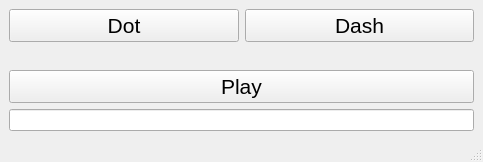
<?xml version="1.0" encoding="UTF-8"?>
<ui version="4.0">
 <class>MainWindow</class>
 <widget class="QMainWindow" name="MainWindow">
  <property name="geometry">
   <rect>
    <x>0</x>
    <y>0</y>
    <width>483</width>
    <height>162</height>
   </rect>
  </property>
  <property name="windowTitle">
   <string>Morse CODE</string>
  </property>
  <widget class="QWidget" name="centralwidget">
   <layout class="QGridLayout" name="gridLayout">
    <item row="2" column="0">
     <layout class="QVBoxLayout" name="verticalLayout">
      <item>
       <widget class="QPushButton" name="pushButton_play">
        <property name="font">
         <font>
          <pointsize>16</pointsize>
         </font>
        </property>
        <property name="text">
         <string>Play</string>
        </property>
        <property name="autoDefault">
         <bool>false</bool>
        </property>
       </widget>
      </item>
      <item>
       <widget class="QLineEdit" name="lineEdit_read_symbol"/>
      </item>
     </layout>
    </item>
    <item row="0" column="0">
     <layout class="QHBoxLayout" name="horizontalLayout">
      <item>
       <widget class="QPushButton" name="pushButton_dot">
        <property name="font">
         <font>
          <pointsize>16</pointsize>
         </font>
        </property>
        <property name="contextMenuPolicy">
         <enum>Qt::DefaultContextMenu</enum>
        </property>
        <property name="autoFillBackground">
         <bool>false</bool>
        </property>
        <property name="text">
         <string>Dot</string>
        </property>
       </widget>
      </item>
      <item>
       <widget class="QPushButton" name="pushButton_dash">
        <property name="font">
         <font>
          <pointsize>16</pointsize>
         </font>
        </property>
        <property name="text">
         <string>Dash</string>
        </property>
        <property name="autoDefault">
         <bool>false</bool>
        </property>
       </widget>
      </item>
     </layout>
    </item>
    <item row="1" column="0">
     <spacer name="verticalSpacer">
      <property name="orientation">
       <enum>Qt::Vertical</enum>
      </property>
      <property name="sizeHint" stdset="0">
       <size>
        <width>20</width>
        <height>40</height>
       </size>
      </property>
     </spacer>
    </item>
   </layout>
  </widget>
  <widget class="QStatusBar" name="statusBar"/>
 </widget>
 <resources/>
 <connections/>
</ui>
